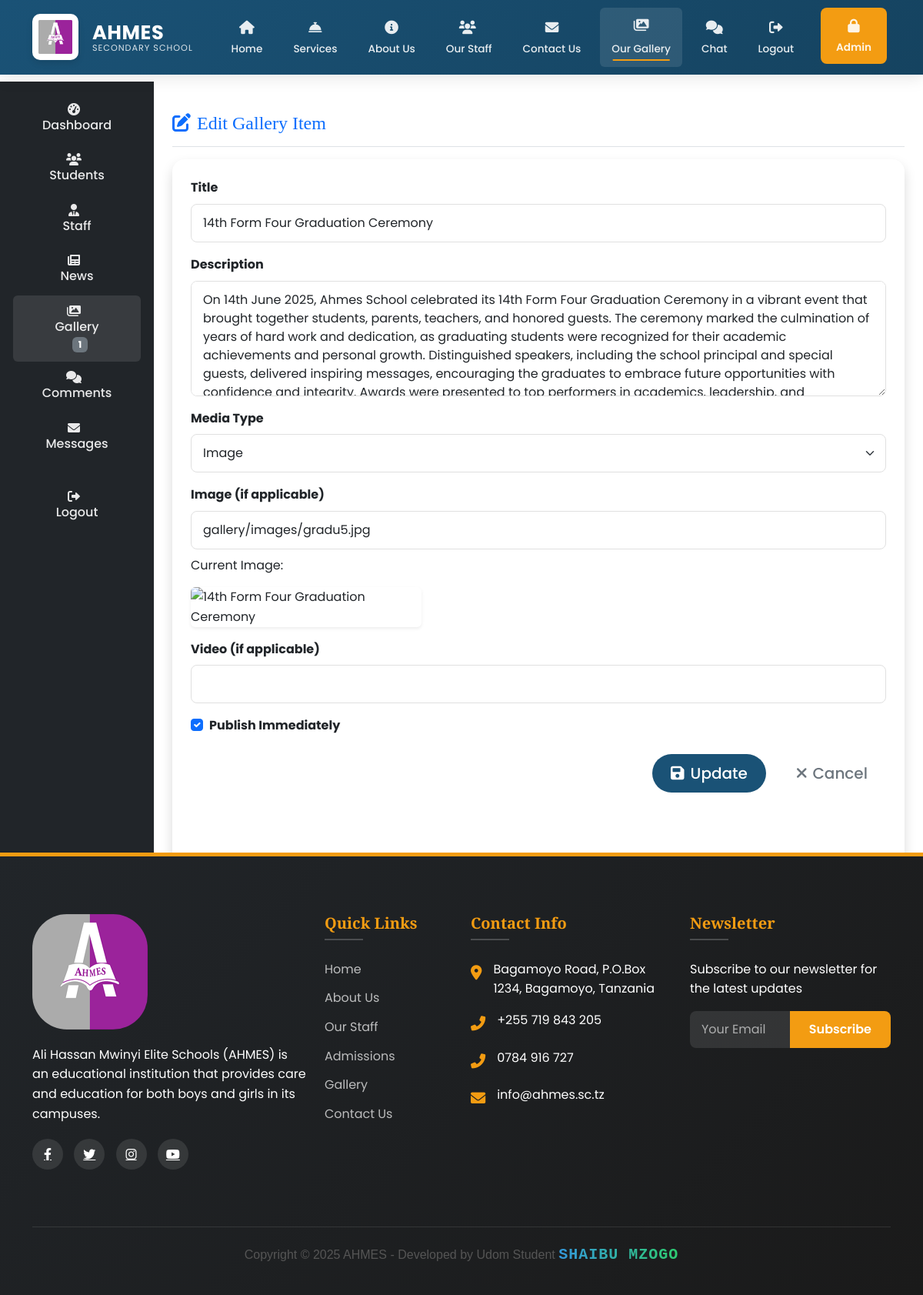
The page /ad/gallery/edit/1/ (signed in) on the database as committed earlier.
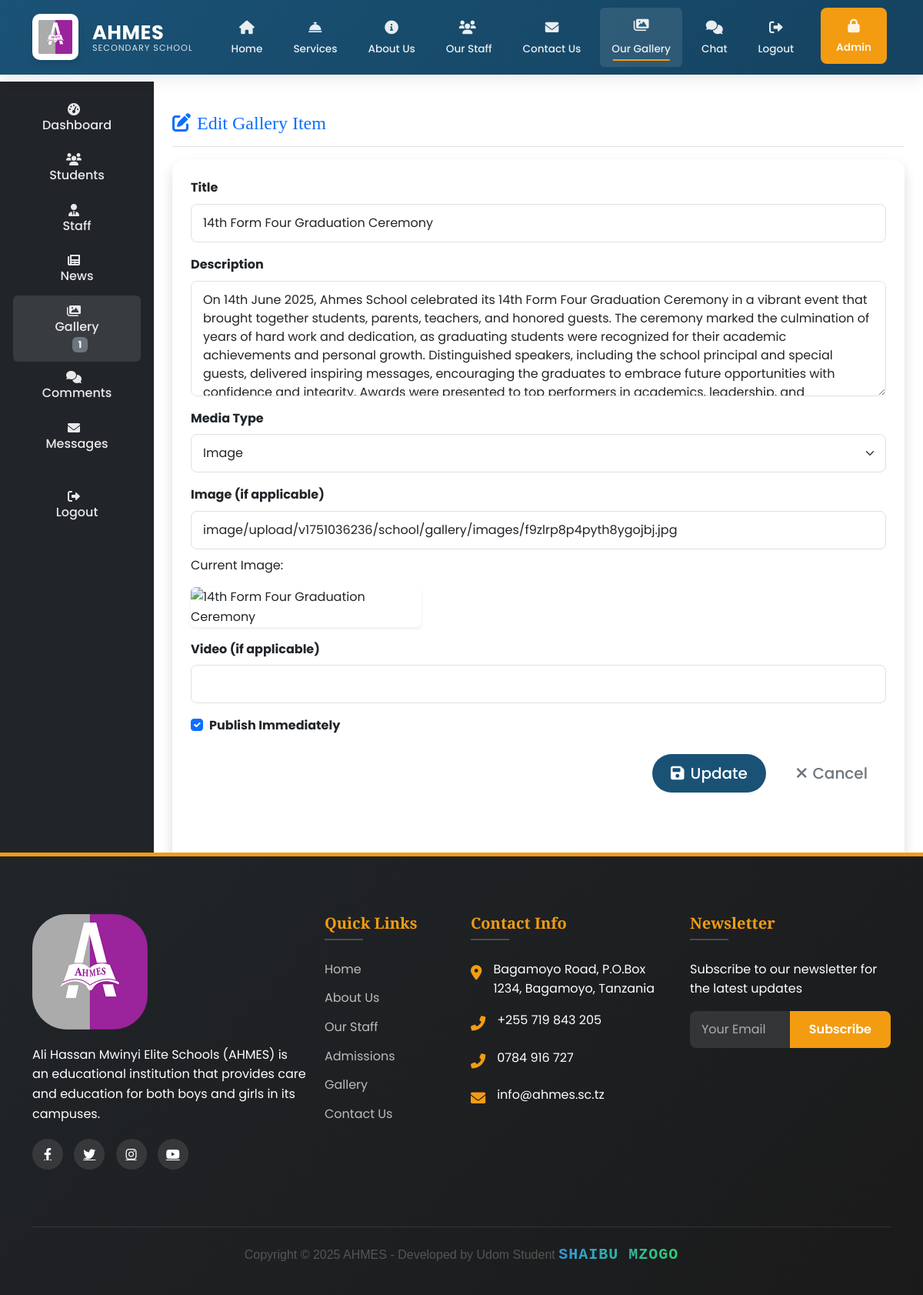
The same page on the database as committed later.
### main/models.py (models this page shows, shortened)
class Gallery(models.Model):
    MEDIA_TYPE_CHOICES = [
        ('image', 'Image'),
        ('video', 'Video'),
    ]
    title = models.CharField(max_length=200)
    description = models.TextField()
    media_type = models.CharField(max_length=10, choices=MEDIA_TYPE_CHOICES)
    image = CloudinaryField('gallery/images', folder="school/gallery/images",
                          transformation={'quality': 'auto:good'},
                          blank=True, null=True)
    video = CloudinaryField('gallery/videos', folder="school/gallery/videos",
                           resource_type="video",
                           transformation={'quality': 'auto:good'},
                           blank=True, null=True)
    author = models.ForeignKey(
        User,
        on_delete=models.CASCADE,
        related_name='gallery_items'
    )
    published_date = models.DateTimeField(auto_now_add=True)
    is_published = models.BooleanField(default=True)
    class Meta:
        ordering = ['-published_date']
        verbose_name = 'Gallery Item'
        verbose_name_plural = 'Gallery Items'

### main/views.py (the view)
# urls.py: path('ad/gallery/edit/<int:pk>/', views.edit_gallery, name='edit_gallery'),
@login_required
@user_passes_test(is_admin)
def edit_gallery(request, pk):
    gallery = get_object_or_404(Gallery, pk=pk)
    if request.method == 'POST':
        form = GalleryForm(request.POST, request.FILES, instance=gallery)
        if form.is_valid():
            form.save()
            messages.success(request, 'Gallery item updated successfully!')
            return redirect('manage_gallery')
    else:
        form = GalleryForm(instance=gallery)
    return render(request, 'main/edit_gallery.html', {'form': form, 'gallery': gallery})

### main/forms.py (shortened to what this page needs)
class GalleryForm(forms.ModelForm):
    image = CloudinaryFileField(
        options={
            'folder': 'school/gallery/images',
            'resource_type': 'image',
            'overwrite': True,
        },
        required=False
    )
    video = CloudinaryFileField(
        options={
            'folder': 'school/gallery/videos',
            'resource_type': 'video',
            'overwrite': True,
        },
        required=False
    )
    class Meta:
        model = Gallery
        fields = ['title', 'description', 'media_type', 'image', 'video', 'is_published']
        widgets = {
            'media_type': forms.Select(attrs={'class': 'form-control'}),
            'description': forms.Textarea(attrs={'rows': 4}),
        }

### main/context_processors.py (called while the page is built)
def admin_counts(request):
    if request.user.is_authenticated and request.user.is_admin:
        return {
            'pending_comments': Comment.objects.filter(is_approved=False).count(),
            'gallery_count': Gallery.objects.count(),
        }
    return {}

### main/views.py (called while the page is built)
def is_admin(user):
    return user.is_authenticated and user.is_admin

### main/templates/main/edit_gallery.html (shortened to what this page needs)
{% extends 'main/base.html' %}
{% load static %}
{% load widget_tweaks %}
{% block content %}
<div class="container-fluid">
  <div class="row">
    {% include 'main/sidebar.html' %}
    <main class="col-md-9 ms-sm-auto col-lg-10 px-md-4 py-4">
      <div class="d-flex justify-content-between flex-wrap flex-md-nowrap align-items-center pt-3 pb-2 mb-3 border-bottom">
        <h1 class="h4 text-primary"><i class="fas fa-edit me-2"></i>Edit Gallery Item</h1>
      </div>
      <div class="card shadow rounded-4">
        <div class="card-body p-4">
          <form method="POST" enctype="multipart/form-data">
            <div class="mb-3">
              <label class="form-label fw-bold">Title</label>
              {{ form.title|add_class:"form-control" }}
            </div>
            <div class="mb-3">
              <label class="form-label fw-bold">Description</label>
              {{ form.description|add_class:"form-control" }}
            </div>
            <div class="mb-3">
              <label class="form-label fw-bold">Media Type</label>
              {{ form.media_type|add_class:"form-select" }}
            </div>
            <div class="mb-3">
              <label class="form-label fw-bold">Image (if applicable)</label>
              {{ form.image|add_class:"form-control" }}
              {% if gallery.image %}
                <p class="mt-2">Current Image:</p>
                <img src="{{ gallery.image.url }}" alt="{{ gallery.title }}" class="img-fluid rounded shadow-sm" style="max-width: 300px;">
              {% endif %}
            </div>
            <div class="mb-3">
              <label class="form-label fw-bold">Video (if applicable)</label>
              {{ form.video|add_class:"form-control" }}
            </div>
            <div class="form-check mb-4">
              {{ form.is_published|add_class:"form-check-input" }}
              <label class="form-check-label fw-bold" for="{{ form.is_published.id_for_label }}">Publish Immediately</label>
            </div>
            <div class="d-flex justify-content-end gap-3">
              <button type="submit" class="btn btn-primary btn-lg rounded-pill px-4">
                <i class="fas fa-save me-2"></i>Update
              </button>
              <a href="{% url 'manage_gallery' %}" class="btn btn-outline-secondary btn-lg rounded-pill px-4">
                <i class="fas fa-times me-2"></i>Cancel
              </a>
            </div>
          </form>
        </div>
      </div>
    </main>
  </div>
</div>
{% endblock %}

Rows that differ between the two databases and show on the page:
changed Gallery "14th Form Four Graduation Ceremony": image "gallery/images/gradu5.jpg" → "image/upload/v1751036236/school/gallery/images/f9zlrp8p4pyth8ygojbj.jpg"
